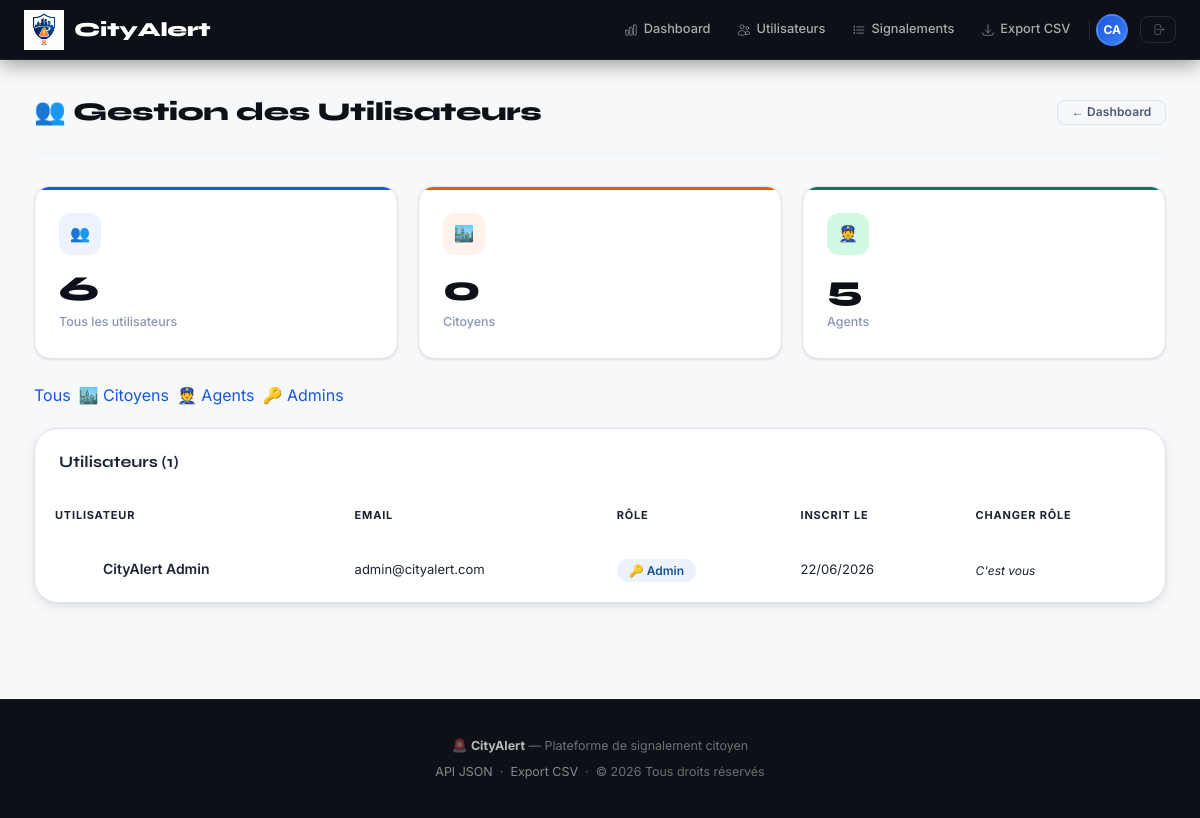
Page /index.php/admin/citoyens?role=admin (signed in) on the committed database.
### tables this page shows
CREATE TABLE IF NOT EXISTS users (
    id         INT AUTO_INCREMENT PRIMARY KEY,
    nom        VARCHAR(100) NOT NULL,
    prenom     VARCHAR(100) NOT NULL,
    email      VARCHAR(150) NOT NULL UNIQUE,
    password   VARCHAR(255) NOT NULL,
    role       ENUM('citoyen','agent','admin') DEFAULT 'citoyen',
    created_at DATETIME DEFAULT CURRENT_TIMESTAMP,
    updated_at DATETIME DEFAULT CURRENT_TIMESTAMP ON UPDATE CURRENT_TIMESTAMP
);

### app/controllers/AdminController.php (called while the page is built, shortened)
<?php
require_once ROOT_PATH . '/config/Database.php';
class AdminController
{
    private PDO $db;
    public function __construct()
    {
        $this->db = Database::getInstance()->getConnexion();
    }
    public function citoyens(): void
    {
        $filtre = $_GET['role'] ?? '';
        if ($filtre === 'citoyen') {
            $users = $this->db->query(
                "SELECT * FROM users WHERE role = 'citoyen' ORDER BY nom"
            )->fetchAll();
        } elseif ($filtre === 'agent') {
            $users = $this->db->query(
                "SELECT * FROM users WHERE role = 'agent' ORDER BY nom"
            )->fetchAll();
        } elseif ($filtre === 'admin') {
            $users = $this->db->query(
                "SELECT * FROM users WHERE role = 'admin' ORDER BY nom"
            )->fetchAll();
        } else {
            $users = $this->db->query(
                "SELECT * FROM users ORDER BY role, nom"
            )->fetchAll();
        }
        $totalCitoyens = $this->db->query("SELECT COUNT(*) FROM users WHERE role = 'citoyen'")->fetchColumn();
        $totalAgents   = $this->db->query("SELECT COUNT(*) FROM users WHERE role = 'agent'")->fetchColumn();
        $totalAdmins   = $this->db->query("SELECT COUNT(*) FROM users WHERE role = 'admin'")->fetchColumn();
        require VIEW_PATH . '/admin/citoyens.php';
    }
}

### index.php (called while the page is built, shortened)
<?php
require_once __DIR__ . '/app/controllers/AdminController.php';
$router = new Router();
$router->get( '/login',            'AuthController', 'login');
$router->post('/login/traiter',    'AuthController', 'traiterLogin');
$router->get( '/register',         'AuthController', 'register');
$router->post('/register/traiter', 'AuthController', 'traiterRegister');
$router->get( '/logout',           'AuthController', 'logout');
$router->get('/citoyen/dashboard',  'DashboardController', 'citoyen');
$router->get('/agent/dashboard',    'DashboardController', 'agent');
$router->get('/admin/dashboard',    'DashboardController', 'admin');
$router->get( '/admin/utilisateurs',       'AdminController', 'utilisateurs');
$router->get( '/admin/agents',             'AdminController', 'agents');
$router->post('/admin/agents/creer',       'AdminController', 'creerAgent');
$router->get( '/admin/agents/supprimer',   'AdminController', 'supprimerAgent');
$router->post('/admin/changer-role',       'AdminController', 'changerRole');
$router->get( '/signalements',           'SignalementController', 'liste');
$router->get('/admin/citoyens', 'AdminController', 'citoyens');
$router->get( '/signalements/ajouter',   'SignalementController', 'ajouter');
$router->post('/signalements/ajouter',   'SignalementController', 'traiterAjout');
$router->get( '/signalements/detail',    'SignalementController', 'detail');
$router->get( '/signalements/modifier',  'SignalementController', 'modifier');
$router->post('/signalements/modifier',  'SignalementController', 'traiterModifier');
$router->get( '/signalements/supprimer', 'SignalementController', 'supprimer');
$router->post('/signalements/statut',    'SignalementController', 'changerStatut');
$router->post('/signalements/assigner',  'SignalementController', 'assigner');
$router->post('/commentaires/ajouter', 'CommentaireController', 'ajouter');
if (class_exists('ApiController')) {
    $router->get('/api/signalements', 'ApiController', 'signalements');
    $router->get('/api/signalement',  'ApiController', 'signalement');
    $router->get('/api/stats',        'ApiController', 'stats');
}
if (class_exists('ExportController')) {
    $router->get('/export/csv', 'ExportController', 'csv');
}
$router->dispatch();

### config/Database.php (called while the page is built, shortened)
<?php
class Database
{
    private static ?Database $instance = null;
    private PDO $connexion;
    private function __construct()
    {
        try {
            $dsn = "mysql:host=" . DB_HOST . ";port=" . DB_PORT
                 . ";dbname=" . DB_NAME . ";charset=" . DB_CHARSET;
            $this->connexion = new PDO($dsn, DB_USER, DB_PASS);
            $this->connexion->setAttribute(PDO::ATTR_ERRMODE,            PDO::ERRMODE_EXCEPTION);
            $this->connexion->setAttribute(PDO::ATTR_DEFAULT_FETCH_MODE, PDO::FETCH_ASSOC);
            $this->connexion->setAttribute(PDO::ATTR_EMULATE_PREPARES,   false);
        } catch (PDOException $e) {
            die("❌ Erreur de connexion : " . $e->getMessage());
        }
    }
    public static function getInstance(): self
    {
        if (self::$instance === null) self::$instance = new self();
        return self::$instance;
    }
    public function getConnexion(): PDO { return $this->connexion; }
}

### app/views/admin/citoyens.php (the view, shortened to what this page needs)
<?php require_once VIEW_PATH . '/layout/header.php'; ?>
<?php require_once VIEW_PATH . '/layout/navbar.php'; ?>
<div class="container">
    <div class="page-header">
        <h1>👥 Gestion des Utilisateurs</h1>
        <a href="<?= BASE_URL ?>/admin/dashboard" class="btn btn-outline btn-sm">← Dashboard</a>
    </div>
    <div class="stats-grid" style="grid-template-columns:repeat(3,1fr);margin-bottom:24px">
        <a href="<?= BASE_URL ?>/admin/citoyens" class="stat-card" style="text-decoration:none;cursor:pointer">
            <div class="stat-icon">👥</div>
            <div class="stat-value"><?= $totalCitoyens + $totalAgents + $totalAdmins ?></div>
            <div class="stat-label">Tous les utilisateurs</div>
        </a>
        <a href="<?= BASE_URL ?>/admin/citoyens?role=citoyen" class="stat-card stat-orange" style="text-decoration:none;cursor:pointer">
            <div class="stat-icon">🏙️</div>
            <div class="stat-value"><?= $totalCitoyens ?></div>
            <div class="stat-label">Citoyens</div>
        </a>
        <a href="<?= BASE_URL ?>/admin/citoyens?role=agent" class="stat-card stat-green" style="text-decoration:none;cursor:pointer">
            <div class="stat-icon">👮</div>
            <div class="stat-value"><?= $totalAgents ?></div>
            <div class="stat-label">Agents</div>
        </a>
    </div>
    <div style="display:flex;gap:8px;margin-bottom:20px;flex-wrap:wrap">
        <a href="<?= BASE_URL ?>/admin/citoyens"
           class="filter-btn <?= empty($_GET['role']) ? 'active' : '' ?>">Tous</a>
        <a href="<?= BASE_URL ?>/admin/citoyens?role=citoyen"
           class="filter-btn <?= ($_GET['role'] ?? '') === 'citoyen' ? 'active' : '' ?>">🏙️ Citoyens</a>
        <a href="<?= BASE_URL ?>/admin/citoyens?role=agent"
           class="filter-btn <?= ($_GET['role'] ?? '') === 'agent' ? 'active' : '' ?>">👮 Agents</a>
        <a href="<?= BASE_URL ?>/admin/citoyens?role=admin"
           class="filter-btn <?= ($_GET['role'] ?? '') === 'admin' ? 'active' : '' ?>">🔑 Admins</a>
    </div>
    <div class="form-card" style="max-width:100%;padding:0;overflow:hidden">
        <div style="padding:20px 24px;border-bottom:1px solid var(--gray-100);display:flex;align-items:center;justify-content:space-between">
            <h3 style="font-family:var(--font-display);font-size:16px;font-weight:700;color:var(--gray-900)">
                Utilisateurs (<?= count($users) ?>)
            </h3>
        </div>
        <div style="overflow-x:auto">
            <table style="width:100%;border-collapse:collapse">
                <thead>
                    <tr style="background:var(--gray-50)">
                        <th style="padding:12px 20px;text-align:left;font-size:11px;font-weight:700;color:var(--gray-400);text-transform:uppercase;letter-spacing:.8px;border-bottom:1px solid var(--gray-100)">Utilisateur</th>
                        <th style="padding:12px 20px;text-align:left;font-size:11px;font-weight:700;color:var(--gray-400);text-transform:uppercase;letter-spacing:.8px;border-bottom:1px solid var(--gray-100)">Email</th>
                        <th style="padding:12px 20px;text-align:left;font-size:11px;font-weight:700;color:var(--gray-400);text-transform:uppercase;letter-spacing:.8px;border-bottom:1px solid var(--gray-100)">Rôle</th>
                        <th style="padding:12px 20px;text-align:left;font-size:11px;font-weight:700;color:var(--gray-400);text-transform:uppercase;letter-spacing:.8px;border-bottom:1px solid var(--gray-100)">Inscrit le</th>
                        <th style="padding:12px 20px;text-align:left;font-size:11px;font-weight:700;color:var(--gray-400);text-transform:uppercase;letter-spacing:.8px;border-bottom:1px solid var(--gray-100)">Changer rôle</th>
                    </tr>
                </thead>
                <tbody>
                    <?php foreach ($users as $u): ?>
                        <tr style="border-bottom:1px solid var(--gray-100)">
                            <td style="padding:14px 20px">
                                <div style="display:flex;align-items:center;gap:10px">
                                    <div style="width:38px;height:38px;border-radius:50%;background:linear-gradient(135deg,var(--primary),var(--accent));display:flex;align-items:center;justify-content:center;color:white;font-weight:700;font-size:13px;flex-shrink:0">
                                    </div>
                                    <div>
                                        <div style="font-weight:600;font-size:14px;color:var(--gray-900)">
                                            <?= htmlspecialchars($u['prenom'] . ' ' . $u['nom']) ?>
                                        </div>
                                    </div>
                                </div>
                            </td>
                            <td style="padding:14px 20px;font-size:13px;color:var(--gray-500)">
                                <?= htmlspecialchars($u['email']) ?>
                            </td>
                            <td style="padding:14px 20px">
                                <?php if ($u['role'] === 'admin'): ?>
                                    <span style="background:#EBF2FB;color:#1B4F8A;padding:4px 12px;border-radius:20px;font-size:12px;font-weight:600">🔑 Admin</span>
                                <?php elseif ($u['role'] === 'agent'): ?>
                                    <span style="background:#FEF3C7;color:#D97706;padding:4px 12px;border-radius:20px;font-size:12px;font-weight:600">👮 Agent</span>
                                <?php else: ?>
                                    <span style="background:#F3F4F6;color:#6B7280;padding:4px 12px;border-radius:20px;font-size:12px;font-weight:600">🏙️ Citoyen</span>
                                <?php endif; ?>
                            </td>
                            <td style="padding:14px 20px;font-size:13px;color:var(--gray-500)">
                                <?= date('d/m/Y', strtotime($u['created_at'])) ?>
                            </td>
                            <td style="padding:14px 20px">
                                <?php if ($u['id'] !== (int)$_SESSION['user']['id']): ?>
                                    <form method="POST" action="<?= BASE_URL ?>/admin/changer-role"
                                          style="display:inline-flex;gap:6px;align-items:center">
                                        <input type="hidden" name="id" value="<?= $u['id'] ?>">
                                        <select name="role"
                                                style="font-size:12px;padding:5px 10px;border:1.5px solid var(--gray-200);border-radius:6px;outline:none;cursor:pointer">
                                            <option value="citoyen" <?= $u['role']==='citoyen'?'selected':'' ?>>🏙️ Citoyen</option>
                                            <option value="agent"   <?= $u['role']==='agent'  ?'selected':'' ?>>👮 Agent</option>
                                            <option value="admin"   <?= $u['role']==='admin'  ?'selected':'' ?>>🔑 Admin</option>
                                        </select>
                                        <button type="submit" class="btn btn-sm btn-primary">✓</button>
                                    </form>
                                <?php else: ?>
                                    <span style="font-size:12px;color:var(--gray-400);font-style:italic">C'est vous</span>
                                <?php endif; ?>
                            </td>
                        </tr>
                    <?php endforeach; ?>
                </tbody>
            </table>
        </div>
    </div>
</div>
<?php require_once VIEW_PATH . '/layout/footer.php'; ?>

### public/assets/css/style.css (style rules this page uses)
:root { --ink: #0d1117; --ink-soft: #1c2433; --surface: #ffffff; --surface-2: #f6f8fa; --surface-3: #eef1f6; --border: #dde3ec; --border-soft: #eef1f6; --blue: #1a56db; --blue-light: #3b82f6; --blue-ghost: rgba(26,86,219,.08); --blue-dark: #1344b0; --orange: #e85d04; --orange-light: #fb923c; --orange-ghost: rgba(232,93,4,.08); --green: #057a55; --green-light: #d1fae5; --red: #c81e1e; --red-light: #fde8e8; --yellow: #c27803; --yellow-light: #fdf6b2; --purple: #6c2bd9; --purple-light: #edebfe; --text: #1c2433; --text-soft: #4b5775; --text-muted: #8896b3; --text-inverse: #ffffff; --font-body: 'Inter', system-ui, sans-serif; --font-display: 'Syne', 'Inter', sans-serif; --r-xs: 4px; --r-sm: 8px; --r: 12px; --r-lg: 16px; --r-xl: 24px; --r-2xl: 32px; --r-full:9999px; --sh-xs: 0 1px 2px rgba(0,0,0,.05); --sh-sm: 0 1px 3px rgba(0,0,0,.08),0 1px 2px rgba(0,0,0,.04); --sh: 0 4px 12px rgba(0,0,0,.08),0 2px 4px rgba(0,0,0,.04); --sh-md: 0 8px 24px rgba(0,0,0,.1),0 4px 8px rgba(0,0,0,.06); --sh-lg: 0 20px 40px rgba(0,0,0,.12),0 8px 16px rgba(0,0,0,.06); --sh-xl: 0 32px 64px rgba(0,0,0,.16); --ease: cubic-bezier(.4,0,.2,1); --t: .2s var(--ease); --t-lg: .35s var(--ease); }
*,*::before,*::after { box-sizing:border-box;margin:0;padding:0 }
html { scroll-behavior:smooth;-webkit-text-size-adjust:100% }
body { font-family:var(--font-body); background:var(--surface-2); color:var(--text); line-height:1.6; -webkit-font-smoothing:antialiased; min-height:100vh; }
a { color:var(--blue);text-decoration:none;transition:color var(--t) }
.container { max-width:1180px;margin:0 auto;padding:2rem 1.5rem }
.page-header { display:flex;align-items:center;justify-content:space-between; margin-bottom:2rem; padding-bottom:1.25rem; border-bottom:1px solid var(--border-soft); }
.page-header h1 { font-family:var(--font-display); font-size:1.6rem; font-weight:800; color:var(--ink); letter-spacing:-.4px; display:flex;align-items:center;gap:.6rem; }
.btn { display:inline-flex;align-items:center;gap:.45rem; padding:.55rem 1.2rem; border-radius:var(--r); font-size:.83rem;font-weight:600; border:none;cursor:pointer; transition:all var(--t); white-space:nowrap; letter-spacing:.01em; line-height:1; }
.btn-outline { background:transparent;color:var(--text-soft); border:1.5px solid var(--border); }
.btn-sm { padding:.35rem .85rem;font-size:.75rem;border-radius:var(--r-sm) }
.form-card { background:var(--surface);border-radius:var(--r-xl); padding:2rem;box-shadow:var(--sh); border:1px solid var(--border);max-width:780px; }
.stats-grid { display:grid; grid-template-columns:repeat(auto-fit,minmax(220px,1fr)); gap:1.25rem;margin-bottom:2rem; }
.stat-card { background:var(--surface);border-radius:var(--r-lg); padding:1.6rem 1.5rem; border:1px solid var(--border);box-shadow:var(--sh-sm); position:relative;overflow:hidden; transition:all var(--t); }
.stat-card::after { content:'';position:absolute;top:0;left:0;right:0;height:3px; background:var(--blue); }
.stat-card.stat-orange::after { background:var(--orange) }
.stat-card.stat-green::after { background:var(--green) }
.stat-icon { width:42px;height:42px;border-radius:var(--r); background:var(--blue-ghost); display:flex;align-items:center;justify-content:center; margin-bottom:1rem; color:var(--blue); }
.stat-card.stat-orange .stat-icon { background:var(--orange-ghost);color:var(--orange) }
.stat-card.stat-green .stat-icon { background:#d1fae5;color:var(--green) }
.stat-value { font-family:var(--font-display); font-size:2.2rem;font-weight:800; color:var(--ink);letter-spacing:-1.5px;line-height:1; }
.stat-label { font-size:.78rem;color:var(--text-muted);margin-top:.4rem;font-weight:500 }

### rows in the picture
users: prenom+nom "CityAlert Admin", email "admin@cityalert.com", role "🔑 Admin", created_at "22/06/2026", shows "C'est vous"

### other values in the picture
$totalCitoyens + $totalAgents + $totalAdmins "6"
$totalCitoyens "0"
$totalAgents "5"
count($users) "1"
